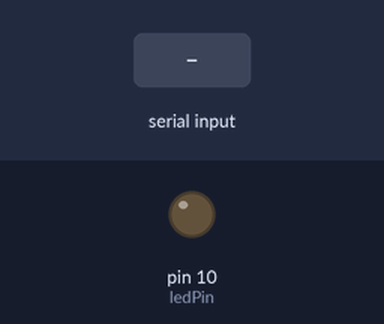
The sketch below on a simulated Arduino Uno, built with avr-gcc and run on an emulated ATmega328P. On the bench: output pins drawn as LEDs (lit = HIGH). The test bench sets the inputs (shaded band).

Above: at 1.2 s.
1.3 s: byte 30 received over Serial
At 2.4 s:
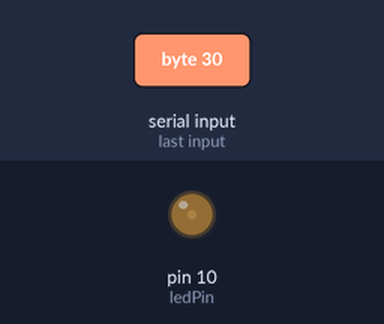
2.8 s: byte 90 received over Serial
At 3.6 s:
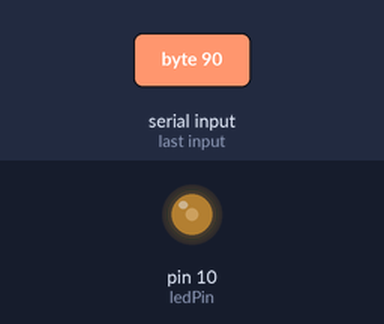
Timing chart, 0 to 5.8 s (numbered marks = the images above; inputs shaded):
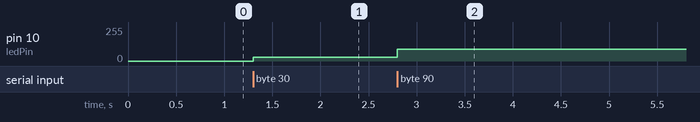

Measured:
- after the input at 1.3 s, pin 10 (ledPin): 0/255 → 30/255 at once
- after the input at 2.8 s, pin 10 (ledPin): 30/255 → 90/255 at once

The sketch:

arduino_program_for_varying_brightness_using_processing.ino
```cpp
 int ledPin = 10; //the pin that the LED is attached to

void setup() {
 Serial.begin(9600);//begin serial communication
 pinMode(ledPin, OUTPUT);//initializing LED 10 as an output


}

void loop() {

  byte brightness;

  if (Serial.available())//checking if data has been sent from the computer
  {
    brightness = Serial.read();//reading the most recent byte
    analogWrite(ledPin, brightness);//setting the brightness of the LED
  }

}
```
